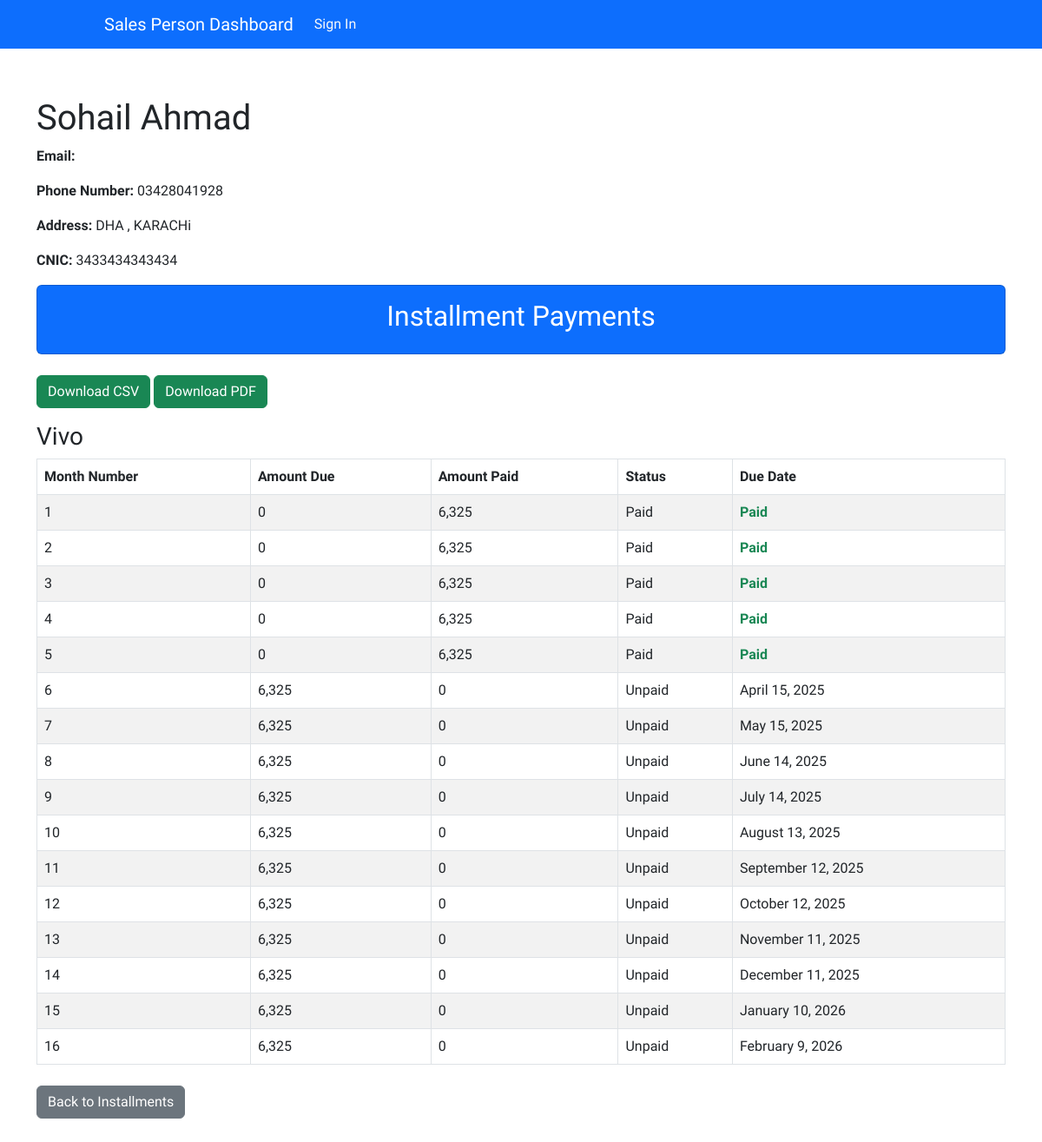
Page /account/customer/25/ on the committed database.
### account/models.py (models this page shows, shortened)
class Customer(models.Model):
    first_name = models.CharField(max_length=50)
    last_name = models.CharField(max_length=50)
    email = models.EmailField(max_length=50)
    phone_number = models.CharField(max_length=15)
    address = models.TextField()
    cnic = models.CharField(max_length=15, unique=True)

### order/models.py (models this page shows, shortened)
class OrderItem(models.Model):
    order = models.ForeignKey(Order, related_name='items', on_delete=models.CASCADE)
    customer = models.ForeignKey(Customer, on_delete=models.CASCADE, related_name='order_items')
    product = models.ForeignKey(Product, on_delete=models.SET_NULL, null=True)
    quantity = models.PositiveIntegerField(default=1)
    original_price = models.DecimalField(max_digits=10, decimal_places=2)
    installment_total_price = models.DecimalField(max_digits=10, decimal_places=2)

class InstallmentPayment(models.Model):
    order_item = models.ForeignKey('OrderItem', related_name='installments', on_delete=models.CASCADE)
    customer = models.ForeignKey(Customer, on_delete=models.CASCADE, related_name='installments')
    month_number = models.PositiveIntegerField()
    amount_due = models.IntegerField()
    amount_paid = models.IntegerField(default=0)
    is_paid = models.BooleanField(default=False)
    balance = models.DecimalField(max_digits=10, decimal_places=2, default=0.00, null=True, blank=True)
    initial_amount_due = models.DecimalField(max_digits=10, decimal_places=2, editable=False)  # Track the original amount_due
    due_date = models.DateTimeField(null=True, blank=True)
    @property
    def balance(self):
        """Calculate the remaining balance for this installment."""
        balance = self.amount_due - self.amount_paid
        return balance + self.amount_paid

### products/models.py (models this page shows, shortened)
class Product(models.Model):
    name = models.CharField(max_length=100)
    photo = models.ImageField(upload_to='products_images')
    price = models.IntegerField()
    details = models.TextField()
    category = models.ForeignKey(Category, on_delete=models.CASCADE)
    date = models.DateTimeField(auto_now_add=True)
    inventory = models.IntegerField(default=1, validators=[MinValueValidator(0)])
    delivery_fee = models.IntegerField(default=290)
    down_payment_3_months = models.FloatField(default=30.0)
    down_payment_6_months = models.FloatField(default=20.0)
    down_payment_9_months = models.FloatField(default=15.0)
    down_payment_12_months = models.FloatField(default=10.0)
    fee_3_months = models.FloatField(default=10.0)
    fee_6_months = models.FloatField(default=15.0)
    fee_9_months = models.FloatField(default=20.0)
    fee_12_months = models.FloatField(default=30.0)

### account/views.py (the view)
# urls.py: path('customer/<int:customer_id>/', views.customer_detail_view, name='customer_detail'),
def customer_detail_view(request, customer_id):
    customer = get_object_or_404(Customer, id=customer_id)
    installments = customer.installments.all()
    grouped_installments = defaultdict(list)
    for installment in installments:
        grouped_installments[installment.order_item].append(installment)
    return render(request, 'account/customer_detail.html', {
        'customer': customer,
        'grouped_installments': dict(grouped_installments),
    })

### account/templates/account/customer_detail.html
{% extends "base.html" %}
{% load humanize %}
{% block content %}
<div class="container mt-4">
    <h1>{{ customer.first_name }} {{ customer.last_name }}</h1>
    <p><strong>Email:</strong> {{ customer.email }}</p>
    <p><strong>Phone Number:</strong> {{ customer.phone_number }}</p>
    <p><strong>Address:</strong> {{ customer.address }}</p>
    <p><strong>CNIC:</strong> {{ customer.cnic }}</p>
    <div class="card text-white bg-primary text-center mb-4">
        <div class="card-body">
            <h2 class="card-title">Installment Payments</h2>
        </div>
    </div>
    <a href="{% url 'customer_reports:download_installments' customer.id %}" class="btn btn-success mb-3">Download CSV</a>
    <a href="{% url 'customer_reports:download_installments_pdf' customer.id %}" class="btn btn-success mb-3">Download PDF</a>
    {% for order_item, installments in grouped_installments.items %}
        <h3>{{ order_item.product.name }}</h3>
        <table class="table table-striped table-bordered mb-4">
            <thead class="thead-dark">
                <tr>
                    <th>Month Number</th>
                    <th>Amount Due</th>
                    <th>Amount Paid</th>
                    <th>Status</th>
                    <th>Due Date</th>
                </tr>
            </thead>
            <tbody>
                {% for installment in installments %}
                    <tr>
                        <td>{{ installment.month_number }}</td>
                        <td>{{ installment.amount_due | intcomma:False }}</td>
                        <td>{{ installment.amount_paid | intcomma:False }}</td>
                        <td>
                            {% if installment.is_paid %}
                            Paid
                            {% else %}
                            Unpaid
                            {% endif %}
                        </td>
                        <td>
                            {% if installment.is_paid %}
                            <b>
                                <span class="text-success">Paid</span>
                            </b>
                            {% else %}
                            {{ installment.due_date|date:"F j, Y" }}
                            {% endif %}
                        </td>
                    </tr>
                {% empty %}
                    <tr>
                        <td colspan="5" class="text-center">No installments found for this order item.</td>
                    </tr>
                {% endfor %}
            </tbody>
        </table>
    {% endfor %}
    <a href="{% url 'order:total_bill' %}" class="btn btn-secondary">Back to Installments</a>
</div>
{% endblock content %}

### static/CSS/style.css (style rules this page uses)
:root { --color-red: hsl(14, 86%, 42%); --color-rose-50: hsl(20, 50%, 98%); --color-rose-100: hsl(13, 31%, 94%); --color-rose-300: hsl(14, 25%, 72%); --color-rose-500: hsl(12, 20%, 44%); --color-rose-900: hsl(14, 65%, 9%); --font-body: 'Red Hat Text', sans-serif; --font-size-body: 16px; --font-weight-normal: 400; --font-weight-medium: 600; --font-weight-bold: 700; }
* { font-family: var(--font-body); box-sizing: border-box; }
body { min-height: 100vh; margin: 0; padding: 0; font-size: var(--font-size-body); background-color: var(--color-rose-50); }
.container { padding: 2rem 2rem 5rem; }

### rows in the picture
Customer: first_name "Sohail Ahmad", phone_number "03428041928", address "DHA , KARACHi", cnic "3433434343434"
OrderItem: product.name "Vivo"
InstallmentPayment: month_number "1", amount_due "0", amount_paid "6,325", is_paid "Paid"
InstallmentPayment: month_number "2", amount_due "0", amount_paid "6,325", is_paid "Paid"
InstallmentPayment: month_number "3", amount_due "0", amount_paid "6,325", is_paid "Paid"
InstallmentPayment: month_number "4", amount_due "0", amount_paid "6,325", is_paid "Paid"
InstallmentPayment: month_number "5", amount_due "0", amount_paid "6,325", is_paid "Paid"
InstallmentPayment: month_number "6", amount_due "6,325", amount_paid "0", is_paid "Unpaid", due_date "April 15, 2025"
InstallmentPayment: month_number "7", amount_due "6,325", amount_paid "0", is_paid "Unpaid", due_date "May 15, 2025"
InstallmentPayment: month_number "8", amount_due "6,325", amount_paid "0", is_paid "Unpaid", due_date "June 14, 2025"
InstallmentPayment: month_number "9", amount_due "6,325", amount_paid "0", is_paid "Unpaid", due_date "July 14, 2025"
InstallmentPayment: month_number "10", amount_due "6,325", amount_paid "0", is_paid "Unpaid", due_date "August 13, 2025"
InstallmentPayment: month_number "11", amount_due "6,325", amount_paid "0", is_paid "Unpaid", due_date "September 12, 2025"
InstallmentPayment: month_number "12", amount_due "6,325", amount_paid "0", is_paid "Unpaid", due_date "October 12, 2025"
InstallmentPayment: month_number "13", amount_due "6,325", amount_paid "0", is_paid "Unpaid", due_date "November 11, 2025"
InstallmentPayment: month_number "14", amount_due "6,325", amount_paid "0", is_paid "Unpaid", due_date "December 11, 2025"
InstallmentPayment: month_number "15", amount_due "6,325", amount_paid "0", is_paid "Unpaid", due_date "January 10, 2026"
InstallmentPayment: month_number "16", amount_due "6,325", amount_paid "0", is_paid "Unpaid", due_date "February 9, 2026"
